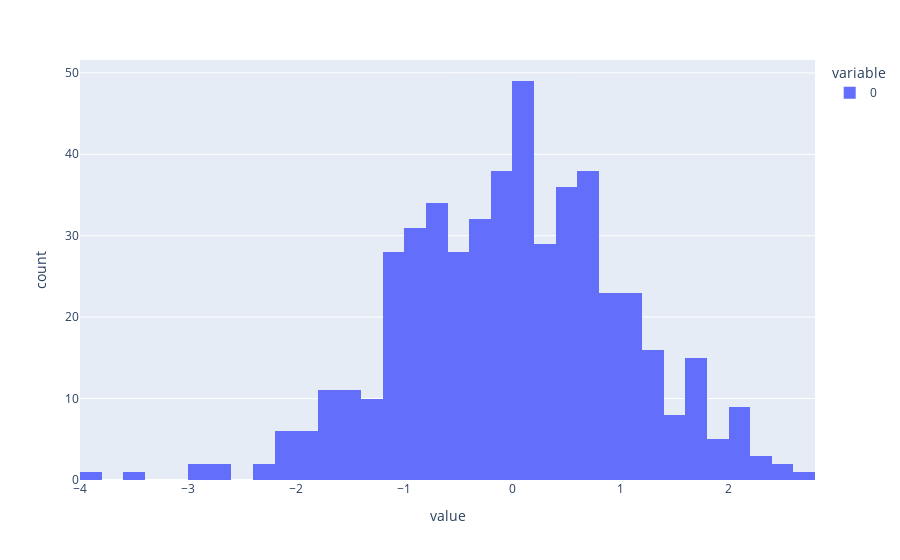

Notebook cell for this chart:
### Code cell
px.histogram(gfg_data)

### Figure 1 — Plotly figure (JSON) as saved in the notebook; plotly's stock layout.template omitted (floating-point values rounded to 4 significant figures; data arrays with more than 128 entries replaced by an {"elided": "..."} marker saying what was removed)
{"data": [{"alignmentgroup": "True", "bingroup": "x", "hovertemplate": "variable=0<br>value=%{x}<br>count=%{y}<extra></extra>", "legendgroup": "0", "marker": {"color": "#636efa", "pattern": {"shape": ""}}, "name": "0", "offsetgroup": "0", "orientation": "v", "showlegend": true, "type": "histogram", "x": {"elided": "500 float values"}, "xaxis": "x", "yaxis": "y"}], "layout": {"barmode": "relative", "legend": {"title": {"text": "variable"}, "tracegroupgap": 0}, "margin": {"t": 60}, "xaxis": {"anchor": "y", "domain": [0, 1], "title": {"text": "value"}}, "yaxis": {"anchor": "x", "domain": [0, 1], "title": {"text": "count"}}}}
